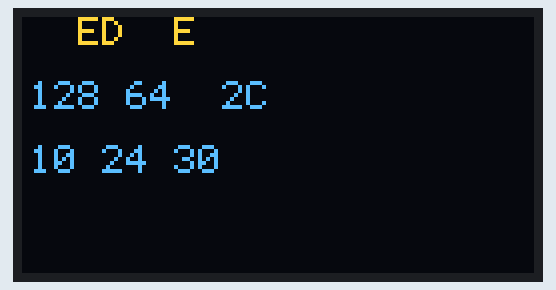
Simulated run of this program. Board: Raspberry Pi (BCM pin numbers). Shown: 128×64 one-colour display. The OLED is the two-colour kind (top 16 rows yellow); the clock reads 2024-03-15 10:24:30 at power-on unless the program sets it.

Above: at 0.5 s.
At 4.9 s:
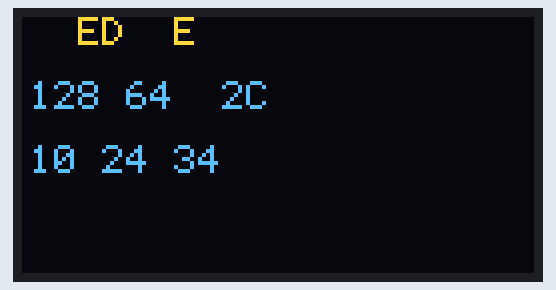
At 8.1 s:
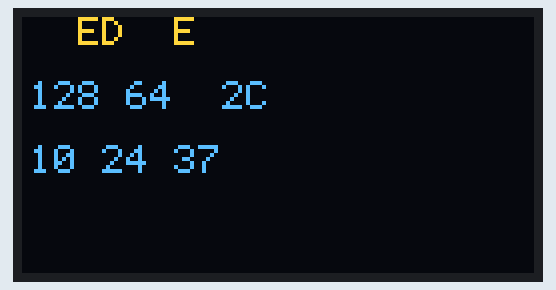
At 18.9 s:
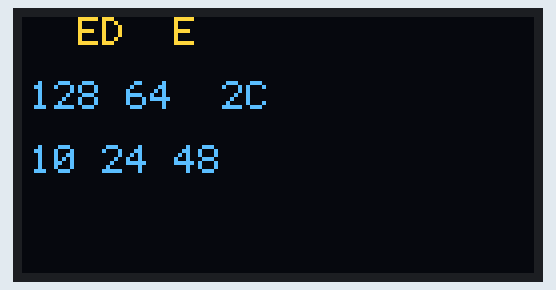
At 28.6 s:
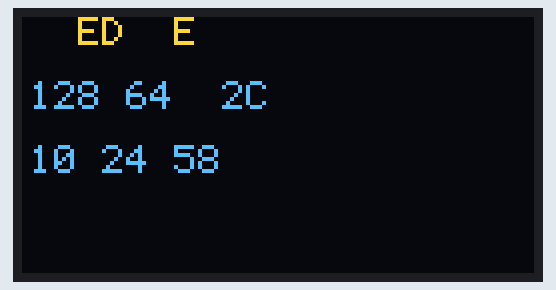
At 38.3 s:
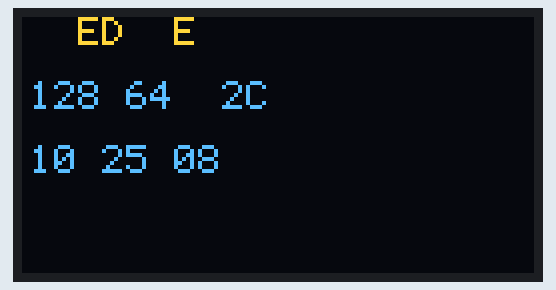

The program:

oled_test.py
```python
#!/usr/bin/env python3
# 纯Python驱动0.96寸I2C OLED屏（128x64），无需字体文件
import smbus2
import time

# OLED屏参数
I2C_ADDR = 0x3C  # 若扫描到0x3D则改为0x3D
WIDTH = 128
HEIGHT = 64
I2C_BUS = 1

# 初始化I2C总线
bus = smbus2.SMBus(I2C_BUS)

# OLED屏基础指令（SSD1306芯片）
def oled_write_cmd(cmd):
    bus.write_byte_data(I2C_ADDR, 0x00, cmd)

def oled_write_data(data):
    bus.write_byte_data(I2C_ADDR, 0x40, data)

# 初始化OLED屏
def oled_init():
    oled_write_cmd(0xAE)  # 关闭显示
    oled_write_cmd(0x20)  # 设置内存寻址模式
    oled_write_cmd(0x10)
    oled_write_cmd(0xB0)  # 设置页地址
    oled_write_cmd(0xC8)  # 行扫描方向
    oled_write_cmd(0x00)  # 设置列起始地址低4位
    oled_write_cmd(0x10)  # 设置列起始地址高4位
    oled_write_cmd(0x40)  # 设置显示起始行
    oled_write_cmd(0x81)  # 对比度设置
    oled_write_cmd(0xFF)
    oled_write_cmd(0xA1)  # 段重映射
    oled_write_cmd(0xA6)  # 正常显示
    oled_write_cmd(0xA8)  # 设置多路复用率
    oled_write_cmd(0x3F)
    oled_write_cmd(0xA4)  # 显示全部开启
    oled_write_cmd(0xD3)  # 设置显示偏移
    oled_write_cmd(0x00)
    oled_write_cmd(0xD5)  # 设置时钟分频
    oled_write_cmd(0xF0)
    oled_write_cmd(0xD9)  # 设置预充电周期
    oled_write_cmd(0x22)
    oled_write_cmd(0xDA)  # 设置COM引脚配置
    oled_write_cmd(0x12)
    oled_write_cmd(0xDB)  # 设置VCOMH
    oled_write_cmd(0x20)
    oled_write_cmd(0x8D)  # 启用电荷泵
    oled_write_cmd(0x14)
    oled_write_cmd(0xAF)  # 开启显示

# 清屏
def oled_clear():
    for page in range(8):
        oled_write_cmd(0xB0 + page)
        oled_write_cmd(0x00)
        oled_write_cmd(0x10)
        for _ in range(128):
            oled_write_data(0x00)

# 绘制单个字符（8x16点阵，内置字库，无需外部字体）
# 仅支持数字/字母/简单符号
CHAR_TABLE = {
    '0': [0x3E,0x51,0x49,0x45,0x3E],
    '1': [0x00,0x42,0x7F,0x40,0x00],
    '2': [0x42,0x61,0x51,0x49,0x46],
    '3': [0x22,0x41,0x49,0x49,0x36],
    '4': [0x18,0x14,0x12,0x7F,0x10],
    '5': [0x27,0x45,0x45,0x45,0x39],
    '6': [0x3C,0x4A,0x49,0x49,0x30],
    '7': [0x01,0x71,0x09,0x05,0x03],
    '8': [0x36,0x49,0x49,0x49,0x36],
    '9': [0x06,0x49,0x49,0x29,0x1E],
    'A': [0x7C,0x12,0x11,0x12,0x7C],
    'B': [0x7F,0x49,0x49,0x49,0x36],
    'C': [0x3E,0x41,0x41,0x41,0x22],
    'D': [0x7F,0x41,0x41,0x22,0x1C],
    'E': [0x7F,0x49,0x49,0x49,0x41],
    ' ': [0x00,0x00,0x00,0x00,0x00]
}

def draw_char(x, y, char):
    if char not in CHAR_TABLE:
        char = ' '
    data = CHAR_TABLE[char]
    for i in range(5):
        oled_write_cmd(0xB0 + y)
        oled_write_cmd((x+i) & 0x0F)
        oled_write_cmd(0x10 | ((x+i) >> 4))
        oled_write_data(data[i])

# 绘制字符串（x:0-128, y:0-7）
def draw_string(x, y, string):
    for i, char in enumerate(string):
        draw_char(x + i*6, y, char)

# 主函数
if __name__ == '__main__':
    try:
        oled_init()
        oled_clear()

        # 黄色区域（y=0）
        draw_string(2, 0, "OLED TEST")
        # 蓝色区域（y=2）
        draw_string(2, 2, "128x64 I2C")
        # 实时时间（y=4）
        while True:
            draw_string(2, 4, time.strftime("%H:%M:%S"))
            time.sleep(1)
            # 清空时间行（避免重叠）
            draw_string(2, 4, "     ")

    except KeyboardInterrupt:
        oled_clear()
        bus.close()
        print("测试结束，已清屏")
```

Measured:
- what the display in image 0 shows lasts 1.0 s, from 0.5 s to 1.5 s
